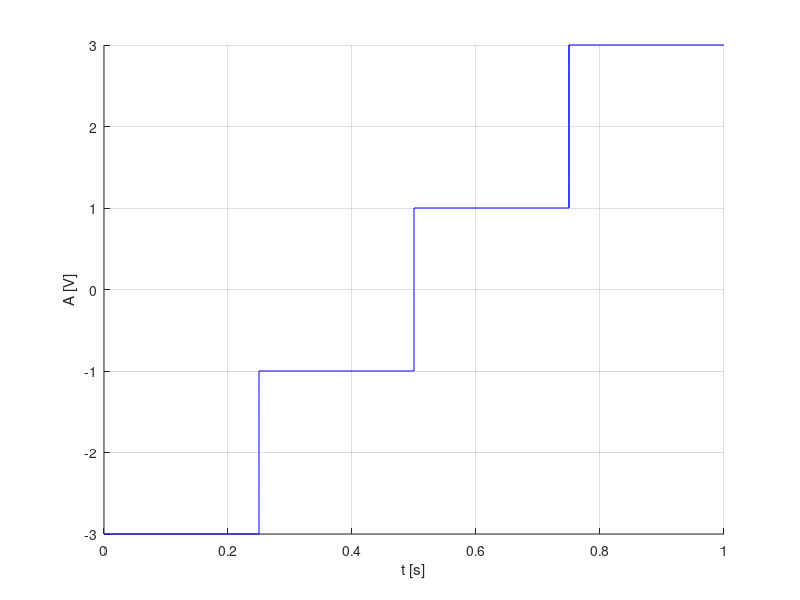

MATLAB code for this plot:
function [ ] = TemaEx3b( )

x=0:0.05:0.25; %nivelul de -3
y=-3-x+x;
hold on
plot(x, y,'b')

x=0.25:0.05:0.5; %nivelul de -1
y= -1 -x+x;
plot(x,y,'b')

y=-3:0.1:-1; % "linia dintre ele";  dintre nivelele -3 si -1"
x=0.25-y+y;
plot(x,y,'b')


x=0.5:0.05:0.75; %nivelul de 1
y=1-x+x;
plot(x, y,'b')

x=0.75:0.05:1; %nivelul de 3
y= 3 -x+x;
plot(x,y,'b')

y=-1:0.1:1; % "linia dintre ele";  dintre nivelele -1 si 1"
x=0.5-y+y;
plot(x,y,'b')

y=1:0.1:3; % "linia dintre ele";  dintre nivelele 1 si 3"
x=0.75-y+y;
plot(x,y,'b')


plot(x,y,'b'),grid, xlabel('t [s]'),ylabel('A [V]') %afisarea semnalului



end
